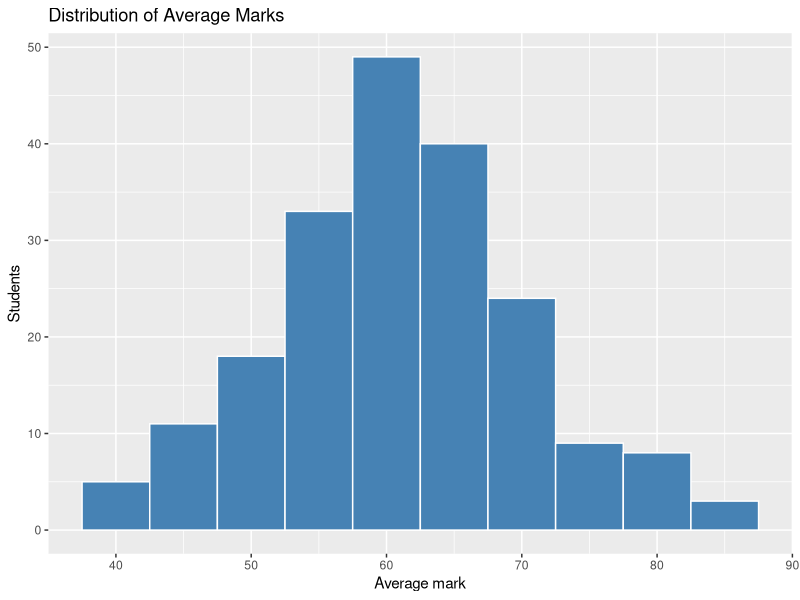
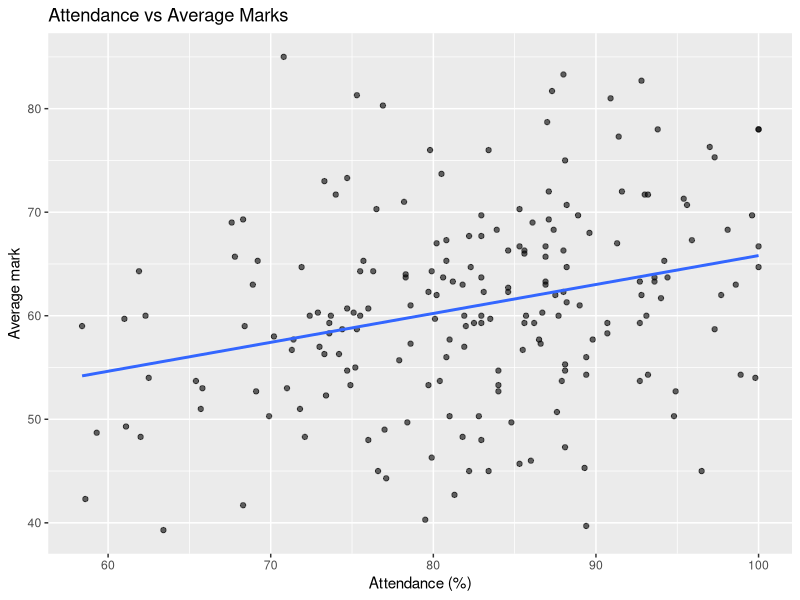
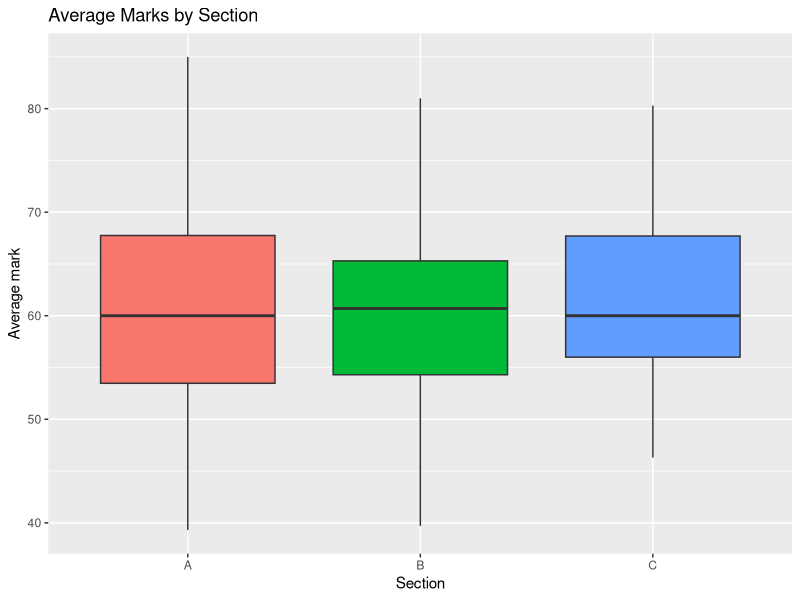

Reproduce these figures in R, in order.
# INTERMEDIATE PROJECT: Student Performance Analysis (dplyr + ggplot2)
suppressPackageStartupMessages({library(dplyr); library(ggplot2); library(tidyr)})
raw <- read.csv("data/students_raw.csv", stringsAsFactors = FALSE)
cat("Raw rows:", nrow(raw), "| duplicates:", sum(duplicated(raw)), "\n")
cat("Missing per column:\n"); print(colSums(is.na(raw)))

# --- Clean ---
clean <- raw %>%
  distinct() %>%
  mutate(gender     = ifelse(is.na(gender), "Unknown", gender),
         math       = ifelse(is.na(math), median(math, na.rm = TRUE), math),
         attendance = ifelse(is.na(attendance), median(attendance, na.rm = TRUE), attendance),
         average    = round((math + science + english) / 3, 1),
         attendance_band = cut(attendance, c(0, 75, 90, 100),
                               labels = c("Low (<=75)", "Medium (76-90)", "High (>90)")))
cat("\nClean rows:", nrow(clean), "| remaining NAs:", sum(is.na(clean)), "\n")
stopifnot(nrow(clean) == 200, sum(is.na(clean)) == 0)

# --- Analyse ---
cat("\nAverage by section:\n")
print(clean %>% group_by(section) %>% summarise(n = n(), avg = round(mean(average),1), att = round(mean(attendance),1)))
cat("\nAverage by attendance band:\n")
print(clean %>% group_by(attendance_band) %>% summarise(n = n(), avg = round(mean(average),1)))
cat("\nTop 5 students:\n"); print(clean %>% arrange(desc(average)) %>% select(student_id, section, attendance, average) %>% head(5))
r <- cor(clean$attendance, clean$average); cat("\nCorr(attendance, average):", round(r, 3), "\n")
cat("Corr(study_hours, average):", round(cor(clean$study_hours, clean$average), 3), "\n")
tt <- t.test(average ~ gender, data = filter(clean, gender != "Unknown"))
cat("t-test (gender) p-value:", signif(tt$p.value, 3), "\n")
print(summary(aov(average ~ section, data = clean)))

# --- Visualise ---
p1 <- ggplot(clean, aes(average)) + geom_histogram(binwidth = 5, fill = "steelblue", colour = "white") +
  labs(title = "Distribution of Average Marks", x = "Average mark", y = "Students")
p2 <- ggplot(clean, aes(attendance, average)) + geom_point(alpha = .6) + geom_smooth(method = "lm", se = FALSE) +
  labs(title = "Attendance vs Average Marks", x = "Attendance (%)", y = "Average mark")
p3 <- ggplot(clean, aes(section, average, fill = section)) + geom_boxplot(show.legend = FALSE) +
  labs(title = "Average Marks by Section", x = "Section", y = "Average mark")
ggsave("output/int_hist.png", p1, width = 6, height = 4, dpi = 120)
ggsave("output/int_scatter.png", p2, width = 6, height = 4, dpi = 120)
ggsave("output/int_box.png", p3, width = 6, height = 4, dpi = 120)
write.csv(clean, "data/students_cleaned.csv", row.names = FALSE)
cat("\nSaved 3 charts + cleaned CSV.\n")
